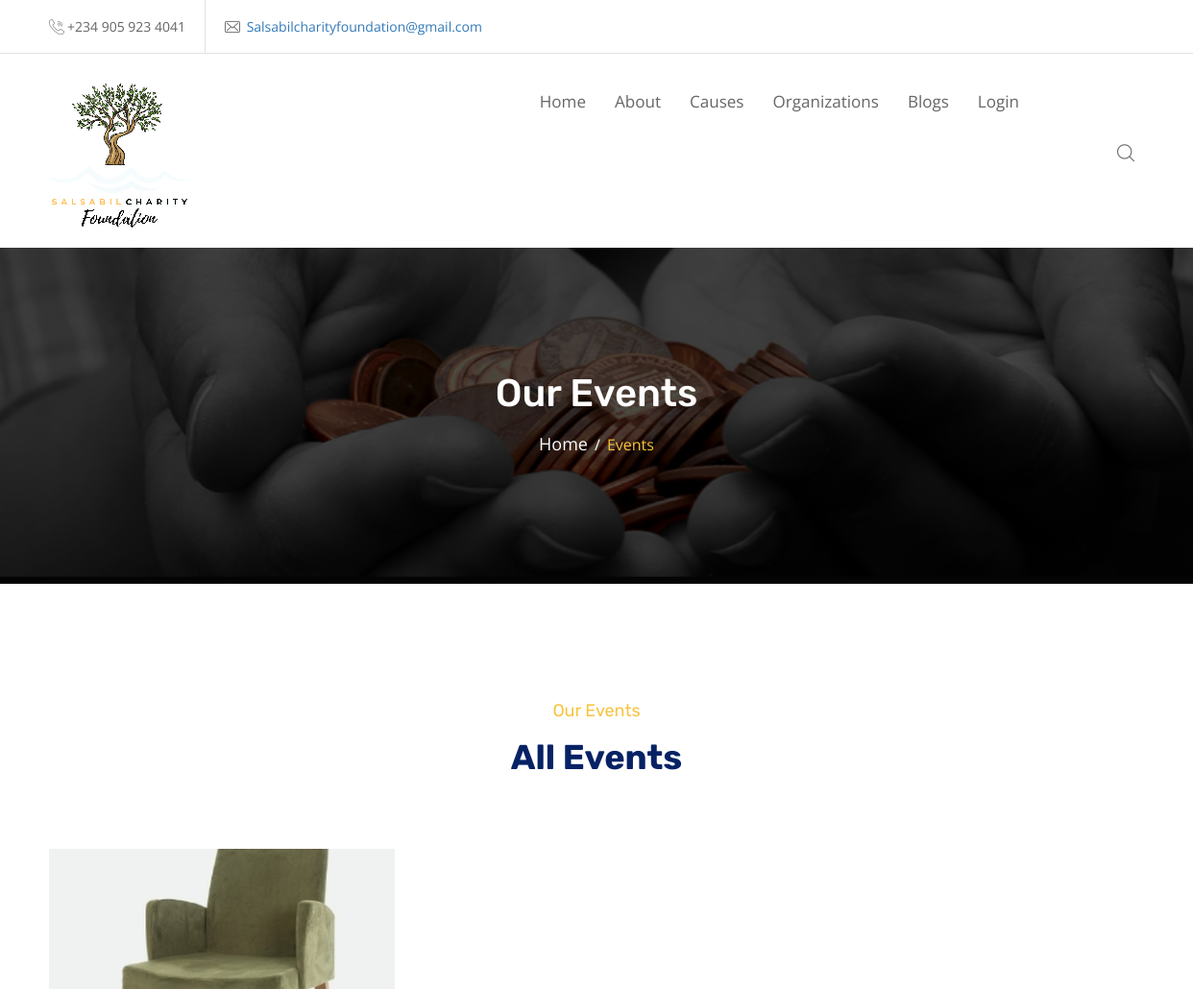
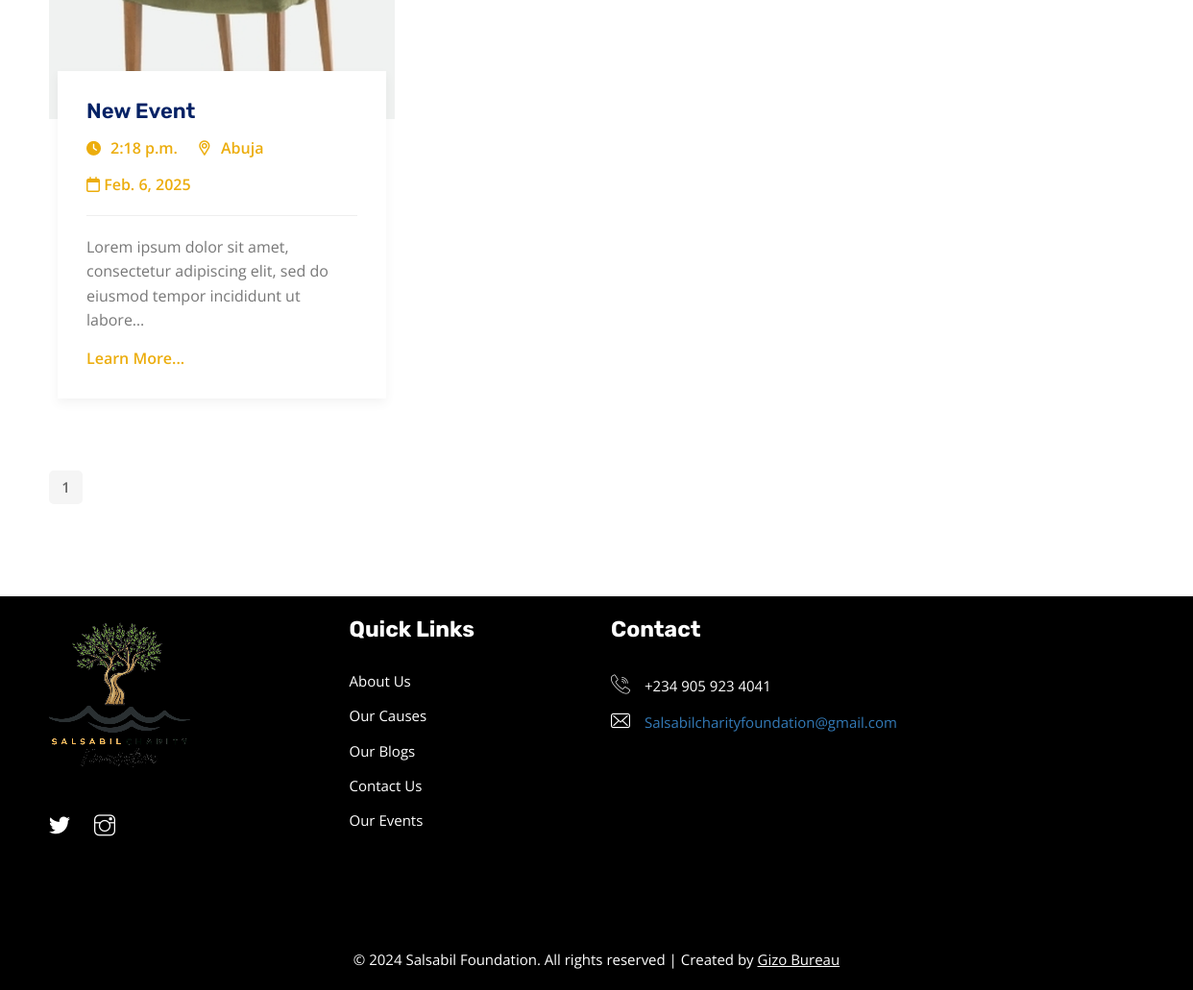
Screenshot of /events/ with the database file from the repository (2 pictures, top to bottom).
### charity/models.py (models this page shows, shortened)
class Event(models.Model):
    slug = models.SlugField(max_length=150, blank=True, null=True)
    title = models.CharField(max_length=70)
    location = models.CharField(max_length=70)
    description = models.TextField()
    schedule = models.TextField()
    image_1 = ResizedImageField(size=[400, 300], quality=100, crop=['middle', 'center'], upload_to='events')
    image_2 = ResizedImageField(size=[400, 300], quality=100, crop=['middle', 'center'], upload_to='events', blank=True, null=True)
    image_3 = ResizedImageField(size=[400, 300], quality=100, crop=['middle', 'center'], upload_to='events', blank=True, null=True)
    image_4 = ResizedImageField(size=[400, 300], quality=100, crop=['middle', 'center'], upload_to='events', blank=True, null=True)
    image_5 = ResizedImageField(size=[400, 300], quality=100, crop=['middle', 'center'], upload_to='events', blank=True, null=True)
    image_6 = ResizedImageField(size=[400, 300], quality=100, crop=['middle', 'center'], upload_to='events', blank=True, null=True)
    time = models.TimeField(auto_now=False, auto_now_add=False)
    date = models.DateField(auto_now=False, auto_now_add=False)

### charity/views.py (the view)
# urls.py: path('events/', views.events, name="events"),
def events(request):
    p = Paginator(Event.objects.all().order_by('-date'), 6)
    page = request.GET.get('page')
    events = p.get_page(page)
    context = {'events': events}
    return render(request, "events.html", context)

### templates/events.html (shortened to what this page needs)
{% extends "base.html" %}
{% block content %}
{% include "header.html" %}
    <div class="wpo-breadcumb-area">
        <div class="container">
            <div class="row">
                <div class="col-12">
                    <div class="wpo-breadcumb-wrap">
                        <h2>Our Events</h2>
                        <ul>
                            <li><a href="{% url 'home' %}">Home</a></li>
                            <li><span>Events</span></li>
                        </ul>
                    </div>
                </div>
            </div>
        </div>
    </div>
    <div class="wpo-event-area-2 section-padding">
        <div class="container">
            <div class="row">
                <div class="col-12">
                    <div class="wpo-section-title">
                        <span>Our Events</span>
                        <h2>All Events</h2>
                    </div>
                </div>
            </div>
            <div class="row">
                {% for event in events %}
                <div class="col-md-4 col-sm-6 col-12 custom-grid">
                    <div class="wpo-event-item">
                        <div class="wpo-event-img">
                            <a href="{% url 'event' event.slug %}"><img src="{{event.image_1.url}}" alt="">
                        </div>
                        <div class="wpo-event-text">
                            <a href="{% url 'event' event.slug %}"><h2>{{event.title|truncatechars:20|title}}</h2>
                            <ul>
                                <li><i class="fa fa-clock-o" aria-hidden="true"></i>{{event.time}}</li>
                                <li><i class="fi flaticon-pin"></i>{{event.location|capfirst}}</li>
                            </ul>
                            <i class="fa-regular fa-calendar"></i> {{event.date}}
                            <hr>
                            <p>{{event.description|truncatechars:100|capfirst}}</p>
                            <a href="{% url 'event' event.slug %}">Learn More...</a>
                        </div>
                    </div>
                </div>
                {% endfor %}
            </div>
            <div class="pagination-wrapper pagination-wrapper-left">
                <ul class="pg-pagination">
                    {% for page in events.paginator.page_range %}
                    <li class="page-item"><a class="page-link" href="?page={{ page }}">{{ page }}</a></li>
                    {% endfor %}
                </ul>
            </div>
        </div>
    </div>
{% endblock content %}

### rows the page displays
Event: image_1 (picture), title "New Event", time "2:18 p.m.", location "Abuja", date "Feb. 6, 2025", description "Lorem ipsum dolor sit amet, consectetur adipiscing elit, sed do eiusmod tempor incididunt ut labore…"

### other values shown
{{ page }} "1"
